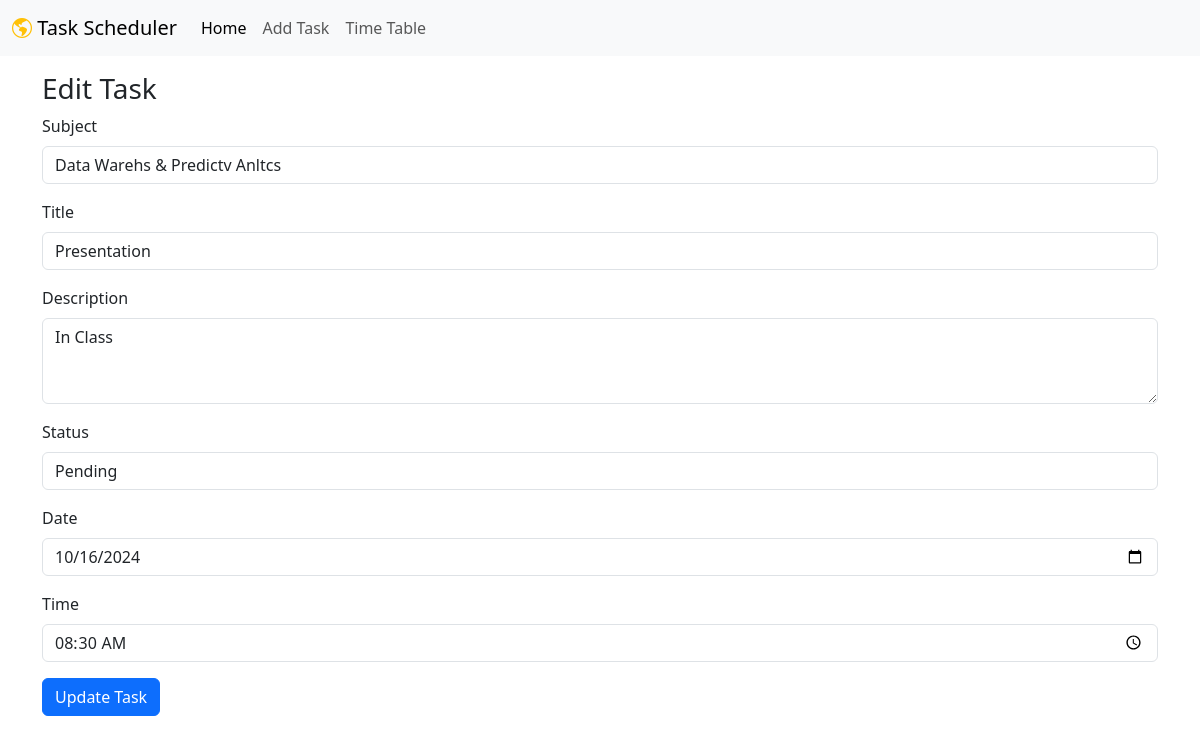
The page /edit/3 on the database its author committed.
### models.py (models this page shows)
class Task(Base):
    __tablename__ = "tasks"
    id = Column(Integer, primary_key=True)
    title = Column(String, index=True)
    description = Column(String, index=True)
    subject = Column(String, index=True)
    status = Column(String, index=True, default="pending")
    date = Column(Date, index=True, default=date.today)
    time = Column(Time, index=True, default=time(
        11, 59))  # Default to 00:00:00
    owner_id = Column(Integer, ForeignKey("users.id"))
    owner = relationship("User", back_populates="items")

### main.py (the view)
@app.get("/edit/{task_id}")
def edit_task_form(request: Request, task_id: int, db: Session = Depends(get_db)):
    task = db.query(models.Task).filter(models.Task.id == task_id).first()
    if not task:
        raise HTTPException(status_code=404, detail="Task not found")
    return templates.TemplateResponse("edit-task.html", {"request": request, "task": task})

### templates/edit-task.html (shortened to what this page needs)
{% include './shared/header.html' without context %}
<body>
  {% include './shared/navbar.html' without context %}
  <div class="container mt-3">
    <h3>Edit Task</h3>
    <form method="post" action="/edit/{{ task.id }}">
      <div class="mb-3">
        <label for="subject" class="form-label">Subject</label>
        <input type="text" class="form-control" id="subject" name="subject" value="{{ task.subject }}" required>
      </div>
      <div class="mb-3">
        <label for="title" class="form-label">Title</label>
        <input type="text" class="form-control" id="title" name="title" value="{{ task.title }}" required>
      </div>
      <div class="mb-3">
        <label for="description" class="form-label">Description</label>
        <textarea class="form-control" id="description" name="description" rows="3" required>{{ task.description }}</textarea>
      </div>
      <div class="mb-3">
        <label for="status" class="form-label">Status</label>
        <select class="form-control" id="status" name="status">
          <option value="pending" {% if task.status == "pending" %}selected{% endif %}>Pending</option>
        </select>
      </div>
      <div class="mb-3">
        <label for="date" class="form-label">Date</label>
        <input type="date" class="form-control" id="date" name="date" value="{{ task.date }}">
      </div>
      <div class="mb-3">
        <label for="time" class="form-label">Time</label>
        <input type="time" class="form-control" id="time" name="time" value="{{ task.time }}">
      </div>
      <button type="submit" class="btn btn-primary">Update Task</button>
    </form>
  </div>
  {% include './shared/footer.html' without context %}
</body>

### rows shown on the page
Task: subject "Data Warehs & Predictv Anltcs", title "Presentation", description "In Class", status "Pending", date "10/16/2024", time "08:30:00"
